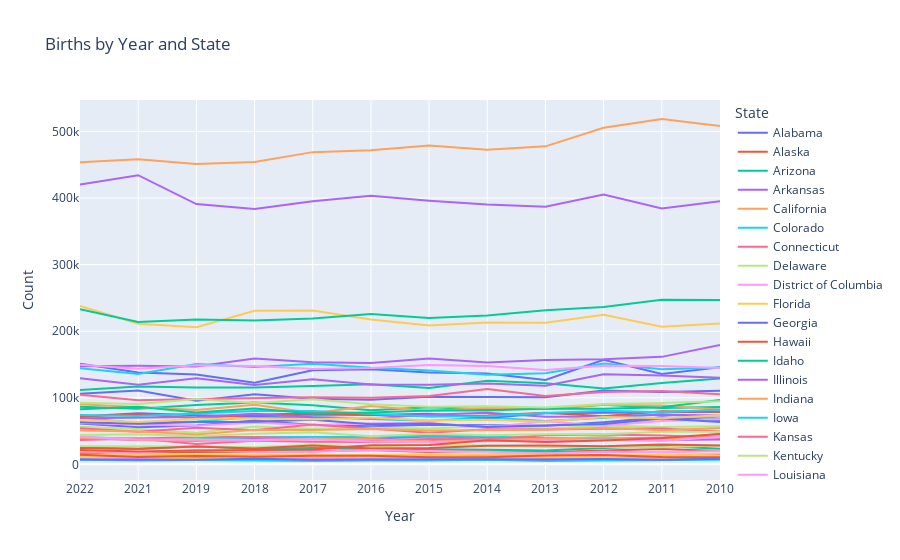

This figure's notebook cell:
### Code cell
fig = px.line(df, x='Year', y='Count', color='State', title='Births by Year and State')
fig.show()

### Figure 1 — Plotly figure (JSON) as saved in the notebook; plotly's stock layout.template omitted (floating-point values rounded to 4 significant figures)
{"data": [{"hovertemplate": "State=Alabama<br>Year=%{x}<br>Count=%{y}<extra></extra>", "legendgroup": "Alabama", "line": {"color": "#636efa", "dash": "solid"}, "marker": {"symbol": "circle"}, "mode": "lines", "name": "Alabama", "orientation": "v", "showlegend": true, "type": "scatter", "x": ["2022", "2021", "2019", "2018", "2017", "2016", "2015", "2014", "2013", "2012", "2011", "2010"], "xaxis": "x", "y": [61506, 55593, 58542, 66070, 59028, 57191, 59374, 58890, 58053, 63447, 70601, 66243], "yaxis": "y"}, {"hovertemplate": "State=Alaska<br>Year=%{x}<br>Count=%{y}<extra></extra>", "legendgroup": "Alaska", "line": {"color": "#EF553B", "dash": "solid"}, "marker": {"symbol": "circle"}, "mode": "lines", "name": "Alaska", "orientation": "v", "showlegend": true, "type": "scatter", "x": ["2022", "2021", "2019", "2018", "2017", "2016", "2015", "2014", "2013", "2012", "2011", "2010"], "xaxis": "x", "y": [10125, 8677, 10502, 10747, 9961, 9728, 11144, 11703, 10411, 10721, 12883, 12494], "yaxis": "y"}, {"hovertemplate": "State=Arizona<br>Year=%{x}<br>Count=%{y}<extra></extra>", "legendgroup": "Arizona", "line": {"color": "#00cc96", "dash": "solid"}, "marker": {"symbol": "circle"}, "mode": "lines", "name": "Arizona", "orientation": "v", "showlegend": true, "type": "scatter", "x": ["2022", "2021", "2019", "2018", "2017", "2016", "2015", "2014", "2013", "2012", "2011", "2010"], "xaxis": "x", "y": [86548, 83599, 89019, 92780, 88721, 81297, 85798, 82774, 83011, 89672, 84696, 86210], "yaxis": "y"}, {"hovertemplate": "State=Arkansas<br>Year=%{x}<br>Count=%{y}<extra></extra>", "legendgroup": "Arkansas", "line": {"color": "#ab63fa", "dash": "solid"}, "marker": {"symbol": "circle"}, "mode": "lines", "name": "Arkansas", "orientation": "v", "showlegend": true, "type": "scatter", "x": ["2022", "2021", "2019", "2018", "2017", "2016", "2015", "2014", "2013", "2012", "2011", "2010"], "xaxis": "x", "y": [39688, 36729, 35370, 39677, 41016, 38583, 41817, 40479, 39228, 39421, 36586, 37344], "yaxis": "y"}, {"hovertemplate": "State=California<br>Year=%{x}<br>Count=%{y}<extra></extra>", "legendgroup": "California", "line": {"color": "#FFA15A", "dash": "solid"}, "marker": {"symbol": "circle"}, "mode": "lines", "name": "California", "orientation": "v", "showlegend": true, "type": "scatter", "x": ["2022", "2021", "2019", "2018", "2017", "2016", "2015", "2014", "2013", "2012", "2011", "2010"], "xaxis": "x", "y": [453850, 458334, 450971, 454027, 468957, 471829, 478813, 472565, 477649, 505431, 518722, 508113], "yaxis": "y"}, {"hovertemplate": "State=Colorado<br>Year=%{x}<br>Count=%{y}<extra></extra>", "legendgroup": "Colorado", "line": {"color": "#19d3f3", "dash": "solid"}, "marker": {"symbol": "circle"}, "mode": "lines", "name": "Colorado", "orientation": "v", "showlegend": true, "type": "scatter", "x": ["2022", "2021", "2019", "2018", "2017", "2016", "2015", "2014", "2013", "2012", "2011", "2010"], "xaxis": "x", "y": [70204, 62000, 64252, 71267, 70949, 68259, 65555, 70525, 64982, 69995, 75261, 68838], "yaxis": "y"}, {"hovertemplate": "State=Connecticut<br>Year=%{x}<br>Count=%{y}<extra></extra>", "legendgroup": "Connecticut", "line": {"color": "#FF6692", "dash": "solid"}, "marker": {"symbol": "circle"}, "mode": "lines", "name": "Connecticut", "orientation": "v", "showlegend": true, "type": "scatter", "x": ["2022", "2021", "2019", "2018", "2017", "2016", "2015", "2014", "2013", "2012", "2011", "2010"], "xaxis": "x", "y": [37999, 38771, 30781, 35625, 33995, 33725, 34705, 42104, 35904, 38839, 39770, 42002], "yaxis": "y"}, {"hovertemplate": "State=Delaware<br>Year=%{x}<br>Count=%{y}<extra></extra>", "legendgroup": "Delaware", "line": {"color": "#B6E880", "dash": "solid"}, "marker": {"symbol": "circle"}, "mode": "lines", "name": "Delaware", "orientation": "v", "showlegend": true, "type": "scatter", "x": ["2022", "2021", "2019", "2018", "2017", "2016", "2015", "2014", "2013", "2012", "2011", "2010"], "xaxis": "x", "y": [12915, 11651, 8580, 10138, 9580, 9823, 9736, 10944, 12589, 12961, 10066, 9902], "yaxis": "y"}, {"hovertemplate": "State=District of Columbia<br>Year=%{x}<br>Count=%{y}<extra></extra>", "legendgroup": "District of Columbia", "line": {"color": "#FF97FF", "dash": "solid"}, "marker": {"symbol": "circle"}, "mode": "lines", "name": "District of Columbia", "orientation": "v", "showlegend": true, "type": "scatter", "x": ["2022", "2021", "2019", "2018", "2017", "2016", "2015", "2014", "2013", "2012", "2011", "2010"], "xaxis": "x", "y": [8309, 7874, 8375, 8651, 9007, 9372, 8575, 9901, 9700, 7632, 7070, 9098], "yaxis": "y"}, {"hovertemplate": "State=Florida<br>Year=%{x}<br>Count=%{y}<extra></extra>", "legendgroup": "Florida", "line": {"color": "#FECB52", "dash": "solid"}, "marker": {"symbol": "circle"}, "mode": "lines", "name": "Florida", "orientation": "v", "showlegend": true, "type": "scatter", "x": ["2022", "2021", "2019", "2018", "2017", "2016", "2015", "2014", "2013", "2012", "2011", "2010"], "xaxis": "x", "y": [237974, 211115, 205856, 230832, 231116, 217513, 208713, 213196, 212782, 224836, 206786, 211737], "yaxis": "y"}, {"hovertemplate": "State=Georgia<br>Year=%{x}<br>Count=%{y}<extra></extra>", "legendgroup": "Georgia", "line": {"color": "#636efa", "dash": "solid"}, "marker": {"symbol": "circle"}, "mode": "lines", "name": "Georgia", "orientation": "v", "showlegend": true, "type": "scatter", "x": ["2022", "2021", "2019", "2018", "2017", "2016", "2015", "2014", "2013", "2012", "2011", "2010"], "xaxis": "x", "y": [151128, 138093, 134809, 122525, 141334, 142813, 137866, 136418, 126637, 157038, 135886, 145715], "yaxis": "y"}, {"hovertemplate": "State=Hawaii<br>Year=%{x}<br>Count=%{y}<extra></extra>", "legendgroup": "Hawaii", "line": {"color": "#EF553B", "dash": "solid"}, "marker": {"symbol": "circle"}, "mode": "lines", "name": "Hawaii", "orientation": "v", "showlegend": true, "type": "scatter", "x": ["2022", "2021", "2019", "2018", "2017", "2016", "2015", "2014", "2013", "2012", "2011", "2010"], "xaxis": "x", "y": [15928, 18482, 18431, 18527, 19672, 21614, 18465, 20432, 18332, 20898, 22942, 19939], "yaxis": "y"}, {"hovertemplate": "State=Idaho<br>Year=%{x}<br>Count=%{y}<extra></extra>", "legendgroup": "Idaho", "line": {"color": "#00cc96", "dash": "solid"}, "marker": {"symbol": "circle"}, "mode": "lines", "name": "Idaho", "orientation": "v", "showlegend": true, "type": "scatter", "x": ["2022", "2021", "2019", "2018", "2017", "2016", "2015", "2014", "2013", "2012", "2011", "2010"], "xaxis": "x", "y": [25329, 23087, 27171, 23502, 24723, 23210, 22597, 21912, 21018, 24546, 27418, 23489], "yaxis": "y"}, {"hovertemplate": "State=Illinois<br>Year=%{x}<br>Count=%{y}<extra></extra>", "legendgroup": "Illinois", "line": {"color": "#ab63fa", "dash": "solid"}, "marker": {"symbol": "circle"}, "mode": "lines", "name": "Illinois", "orientation": "v", "showlegend": true, "type": "scatter", "x": ["2022", "2021", "2019", "2018", "2017", "2016", "2015", "2014", "2013", "2012", "2011", "2010"], "xaxis": "x", "y": [147198, 147999, 147037, 158848, 153400, 152395, 159167, 152835, 156818, 158016, 161456, 179328], "yaxis": "y"}, {"hovertemplate": "State=Indiana<br>Year=%{x}<br>Count=%{y}<extra></extra>", "legendgroup": "Indiana", "line": {"color": "#FFA15A", "dash": "solid"}, "marker": {"symbol": "circle"}, "mode": "lines", "name": "Indiana", "orientation": "v", "showlegend": true, "type": "scatter", "x": ["2022", "2021", "2019", "2018", "2017", "2016", "2015", "2014", "2013", "2012", "2011", "2010"], "xaxis": "x", "y": [90329, 86099, 81658, 89630, 77269, 87507, 80320, 85078, 83444, 89436, 88441, 82273], "yaxis": "y"}, {"hovertemplate": "State=Iowa<br>Year=%{x}<br>Count=%{y}<extra></extra>", "legendgroup": "Iowa", "line": {"color": "#19d3f3", "dash": "solid"}, "marker": {"symbol": "circle"}, "mode": "lines", "name": "Iowa", "orientation": "v", "showlegend": true, "type": "scatter", "x": ["2022", "2021", "2019", "2018", "2017", "2016", "2015", "2014", "2013", "2012", "2011", "2010"], "xaxis": "x", "y": [41204, 38050, 37815, 40916, 41142, 41605, 43263, 42728, 37894, 40484, 37621, 41387], "yaxis": "y"}, {"hovertemplate": "State=Kansas<br>Year=%{x}<br>Count=%{y}<extra></extra>", "legendgroup": "Kansas", "line": {"color": "#FF6692", "dash": "solid"}, "marker": {"symbol": "circle"}, "mode": "lines", "name": "Kansas", "orientation": "v", "showlegend": true, "type": "scatter", "x": ["2022", "2021", "2019", "2018", "2017", "2016", "2015", "2014", "2013", "2012", "2011", "2010"], "xaxis": "x", "y": [36787, 39053, 41058, 41218, 38940, 35762, 38186, 37641, 43604, 44946, 43443, 40095], "yaxis": "y"}, {"hovertemplate": "State=Kentucky<br>Year=%{x}<br>Count=%{y}<extra></extra>", "legendgroup": "Kentucky", "line": {"color": "#B6E880", "dash": "solid"}, "marker": {"symbol": "circle"}, "mode": "lines", "name": "Kentucky", "orientation": "v", "showlegend": true, "type": "scatter", "x": ["2022", "2021", "2019", "2018", "2017", "2016", "2015", "2014", "2013", "2012", "2011", "2010"], "xaxis": "x", "y": [56396, 53246, 47407, 56995, 53444, 54853, 53925, 57714, 53643, 58231, 56213, 57337], "yaxis": "y"}, {"hovertemplate": "State=Louisiana<br>Year=%{x}<br>Count=%{y}<extra></extra>", "legendgroup": "Louisiana", "line": {"color": "#FF97FF", "dash": "solid"}, "marker": {"symbol": "circle"}, "mode": "lines", "name": "Louisiana", "orientation": "v", "showlegend": true, "type": "scatter", "x": ["2022", "2021", "2019", "2018", "2017", "2016", "2015", "2014", "2013", "2012", "2011", "2010"], "xaxis": "x", "y": [61980, 59760, 57992, 62709, 58623, 61893, 62415, 55388, 64822, 57981, 65280, 67832], "yaxis": "y"}, {"hovertemplate": "State=Maine<br>Year=%{x}<br>Count=%{y}<extra></extra>", "legendgroup": "Maine", "line": {"color": "#FECB52", "dash": "solid"}, "marker": {"symbol": "circle"}, "mode": "lines", "name": "Maine", "orientation": "v", "showlegend": true, "type": "scatter", "x": ["2022", "2021", "2019", "2018", "2017", "2016", "2015", "2014", "2013", "2012", "2011", "2010"], "xaxis": "x", "y": [16407, 15853, 14130, 14372, 14945, 12952, 11600, 13951, 13667, 13845, 13843, 14244], "yaxis": "y"}, {"hovertemplate": "State=Maryland<br>Year=%{x}<br>Count=%{y}<extra></extra>", "legendgroup": "Maryland", "line": {"color": "#636efa", "dash": "solid"}, "marker": {"symbol": "circle"}, "mode": "lines", "name": "Maryland", "orientation": "v", "showlegend": true, "type": "scatter", "x": ["2022", "2021", "2019", "2018", "2017", "2016", "2015", "2014", "2013", "2012", "2011", "2010"], "xaxis": "x", "y": [71827, 76893, 73824, 72172, 74868, 74020, 76129, 69510, 76852, 77612, 78351, 79000], "yaxis": "y"}, {"hovertemplate": "State=Massachusetts<br>Year=%{x}<br>Count=%{y}<extra></extra>", "legendgroup": "Massachusetts", "line": {"color": "#EF553B", "dash": "solid"}, "marker": {"symbol": "circle"}, "mode": "lines", "name": "Massachusetts", "orientation": "v", "showlegend": true, "type": "scatter", "x": ["2022", "2021", "2019", "2018", "2017", "2016", "2015", "2014", "2013", "2012", "2011", "2010"], "xaxis": "x", "y": [71722, 75136, 69139, 74345, 76690, 73911, 72160, 73444, 77689, 72166, 79641, 79068], "yaxis": "y"}, {"hovertemplate": "State=Michigan<br>Year=%{x}<br>Count=%{y}<extra></extra>", "legendgroup": "Michigan", "line": {"color": "#00cc96", "dash": "solid"}, "marker": {"symbol": "circle"}, "mode": "lines", "name": "Michigan", "orientation": "v", "showlegend": true, "type": "scatter", "x": ["2022", "2021", "2019", "2018", "2017", "2016", "2015", "2014", "2013", "2012", "2011", "2010"], "xaxis": "x", "y": [111639, 117076, 115459, 115629, 117528, 120163, 114616, 125528, 121880, 114104, 122324, 128835], "yaxis": "y"}, {"hovertemplate": "State=Minnesota<br>Year=%{x}<br>Count=%{y}<extra></extra>", "legendgroup": "Minnesota", "line": {"color": "#ab63fa", "dash": "solid"}, "marker": {"symbol": "circle"}, "mode": "lines", "name": "Minnesota", "orientation": "v", "showlegend": true, "type": "scatter", "x": ["2022", "2021", "2019", "2018", "2017", "2016", "2015", "2014", "2013", "2012", "2011", "2010"], "xaxis": "x", "y": [69168, 70191, 71159, 76157, 70957, 69156, 74614, 77561, 71629, 71893, 74548, 73251], "yaxis": "y"}, {"hovertemplate": "State=Mississippi<br>Year=%{x}<br>Count=%{y}<extra></extra>", "legendgroup": "Mississippi", "line": {"color": "#FFA15A", "dash": "solid"}, "marker": {"symbol": "circle"}, "mode": "lines", "name": "Mississippi", "orientation": "v", "showlegend": true, "type": "scatter", "x": ["2022", "2021", "2019", "2018", "2017", "2016", "2015", "2014", "2013", "2012", "2011", "2010"], "xaxis": "x", "y": [40116, 36472, 35965, 35639, 38333, 37566, 34417, 36377, 38631, 40594, 36711, 45919], "yaxis": "y"}, {"hovertemplate": "State=Missouri<br>Year=%{x}<br>Count=%{y}<extra></extra>", "legendgroup": "Missouri", "line": {"color": "#19d3f3", "dash": "solid"}, "marker": {"symbol": "circle"}, "mode": "lines", "name": "Missouri", "orientation": "v", "showlegend": true, "type": "scatter", "x": ["2022", "2021", "2019", "2018", "2017", "2016", "2015", "2014", "2013", "2012", "2011", "2010"], "xaxis": "x", "y": [74145, 72654, 76428, 80307, 80273, 75581, 72010, 72192, 77139, 80558, 78269, 82335], "yaxis": "y"}, {"hovertemplate": "State=Montana<br>Year=%{x}<br>Count=%{y}<extra></extra>", "legendgroup": "Montana", "line": {"color": "#FF6692", "dash": "solid"}, "marker": {"symbol": "circle"}, "mode": "lines", "name": "Montana", "orientation": "v", "showlegend": true, "type": "scatter", "x": ["2022", "2021", "2019", "2018", "2017", "2016", "2015", "2014", "2013", "2012", "2011", "2010"], "xaxis": "x", "y": [16895, 12284, 12267, 11388, 13055, 10625, 12432, 11493, 12242, 11359, 12558, 14037], "yaxis": "y"}, {"hovertemplate": "State=Nebraska<br>Year=%{x}<br>Count=%{y}<extra></extra>", "legendgroup": "Nebraska", "line": {"color": "#B6E880", "dash": "solid"}, "marker": {"symbol": "circle"}, "mode": "lines", "name": "Nebraska", "orientation": "v", "showlegend": true, "type": "scatter", "x": ["2022", "2021", "2019", "2018", "2017", "2016", "2015", "2014", "2013", "2012", "2011", "2010"], "xaxis": "x", "y": [27111, 27391, 26897, 25692, 29620, 26962, 29431, 28196, 26077, 26172, 25777, 28509], "yaxis": "y"}, {"hovertemplate": "State=Nevada<br>Year=%{x}<br>Count=%{y}<extra></extra>", "legendgroup": "Nevada", "line": {"color": "#FF97FF", "dash": "solid"}, "marker": {"symbol": "circle"}, "mode": "lines", "name": "Nevada", "orientation": "v", "showlegend": true, "type": "scatter", "x": ["2022", "2021", "2019", "2018", "2017", "2016", "2015", "2014", "2013", "2012", "2011", "2010"], "xaxis": "x", "y": [41310, 37252, 37443, 36733, 37802, 34172, 33774, 34794, 35476, 37096, 35270, 41465], "yaxis": "y"}, {"hovertemplate": "State=New Hampshire<br>Year=%{x}<br>Count=%{y}<extra></extra>", "legendgroup": "New Hampshire", "line": {"color": "#FECB52", "dash": "solid"}, "marker": {"symbol": "circle"}, "mode": "lines", "name": "New Hampshire", "orientation": "v", "showlegend": true, "type": "scatter", "x": ["2022", "2021", "2019", "2018", "2017", "2016", "2015", "2014", "2013", "2012", "2011", "2010"], "xaxis": "x", "y": [14072, 13913, 11966, 13925, 13862, 14643, 15223, 15202, 15795, 12822, 14182, 16194], "yaxis": "y"}, {"hovertemplate": "State=New Jersey<br>Year=%{x}<br>Count=%{y}<extra></extra>", "legendgroup": "New Jersey", "line": {"color": "#636efa", "dash": "solid"}, "marker": {"symbol": "circle"}, "mode": "lines", "name": "New Jersey", "orientation": "v", "showlegend": true, "type": "scatter", "x": ["2022", "2021", "2019", "2018", "2017", "2016", "2015", "2014", "2013", "2012", "2011", "2010"], "xaxis": "x", "y": [105942, 110927, 95678, 105146, 98578, 96916, 101634, 101295, 100877, 110951, 108843, 110473], "yaxis": "y"}, {"hovertemplate": "State=New Mexico<br>Year=%{x}<br>Count=%{y}<extra></extra>", "legendgroup": "New Mexico", "line": {"color": "#EF553B", "dash": "solid"}, "marker": {"symbol": "circle"}, "mode": "lines", "name": "New Mexico", "orientation": "v", "showlegend": true, "type": "scatter", "x": ["2022", "2021", "2019", "2018", "2017", "2016", "2015", "2014", "2013", "2012", "2011", "2010"], "xaxis": "x", "y": [24681, 23596, 26945, 23984, 28338, 23853, 24412, 27963, 28496, 27244, 29765, 28502], "yaxis": "y"}, {"hovertemplate": "State=New York<br>Year=%{x}<br>Count=%{y}<extra></extra>", "legendgroup": "New York", "line": {"color": "#00cc96", "dash": "solid"}, "marker": {"symbol": "circle"}, "mode": "lines", "name": "New York", "orientation": "v", "showlegend": true, "type": "scatter", "x": ["2022", "2021", "2019", "2018", "2017", "2016", "2015", "2014", "2013", "2012", "2011", "2010"], "xaxis": "x", "y": [232961, 213704, 217713, 216046, 219214, 225830, 219972, 223568, 231584, 236344, 247202, 247003], "yaxis": "y"}, {"hovertemplate": "State=North Carolina<br>Year=%{x}<br>Count=%{y}<extra></extra>", "legendgroup": "North Carolina", "line": {"color": "#ab63fa", "dash": "solid"}, "marker": {"symbol": "circle"}, "mode": "lines", "name": "North Carolina", "orientation": "v", "showlegend": true, "type": "scatter", "x": ["2022", "2021", "2019", "2018", "2017", "2016", "2015", "2014", "2013", "2012", "2011", "2010"], "xaxis": "x", "y": [129267, 119762, 129358, 119280, 127760, 120067, 119725, 121511, 118248, 135270, 133512, 130058], "yaxis": "y"}, {"hovertemplate": "State=North Dakota<br>Year=%{x}<br>Count=%{y}<extra></extra>", "legendgroup": "North Dakota", "line": {"color": "#FFA15A", "dash": "solid"}, "marker": {"symbol": "circle"}, "mode": "lines", "name": "North Dakota", "orientation": "v", "showlegend": true, "type": "scatter", "x": ["2022", "2021", "2019", "2018", "2017", "2016", "2015", "2014", "2013", "2012", "2011", "2010"], "xaxis": "x", "y": [10748, 11610, 13098, 11264, 10777, 11633, 12118, 11641, 10066, 11465, 10400, 8895], "yaxis": "y"}, {"hovertemplate": "State=Ohio<br>Year=%{x}<br>Count=%{y}<extra></extra>", "legendgroup": "Ohio", "line": {"color": "#19d3f3", "dash": "solid"}, "marker": {"symbol": "circle"}, "mode": "lines", "name": "Ohio", "orientation": "v", "showlegend": true, "type": "scatter", "x": ["2022", "2021", "2019", "2018", "2017", "2016", "2015", "2014", "2013", "2012", "2011", "2010"], "xaxis": "x", "y": [144549, 135627, 150899, 146391, 151068, 145033, 141168, 134564, 136831, 151327, 142781, 145431], "yaxis": "y"}, {"hovertemplate": "State=Oklahoma<br>Year=%{x}<br>Count=%{y}<extra></extra>", "legendgroup": "Oklahoma", "line": {"color": "#FF6692", "dash": "solid"}, "marker": {"symbol": "circle"}, "mode": "lines", "name": "Oklahoma", "orientation": "v", "showlegend": true, "type": "scatter", "x": ["2022", "2021", "2019", "2018", "2017", "2016", "2015", "2014", "2013", "2012", "2011", "2010"], "xaxis": "x", "y": [54326, 49066, 55049, 51095, 59955, 53821, 47490, 52622, 52382, 53664, 53718, 49557], "yaxis": "y"}, {"hovertemplate": "State=Oregon<br>Year=%{x}<br>Count=%{y}<extra></extra>", "legendgroup": "Oregon", "line": {"color": "#B6E880", "dash": "solid"}, "marker": {"symbol": "circle"}, "mode": "lines", "name": "Oregon", "orientation": "v", "showlegend": true, "type": "scatter", "x": ["2022", "2021", "2019", "2018", "2017", "2016", "2015", "2014", "2013", "2012", "2011", "2010"], "xaxis": "x", "y": [44166, 45138, 42254, 45820, 48087, 42136, 46087, 43919, 45186, 45389, 49012, 48873], "yaxis": "y"}, {"hovertemplate": "State=Pennsylvania<br>Year=%{x}<br>Count=%{y}<extra></extra>", "legendgroup": "Pennsylvania", "line": {"color": "#FF97FF", "dash": "solid"}, "marker": {"symbol": "circle"}, "mode": "lines", "name": "Pennsylvania", "orientation": "v", "showlegend": true, "type": "scatter", "x": ["2022", "2021", "2019", "2018", "2017", "2016", "2015", "2014", "2013", "2012", "2011", "2010"], "xaxis": "x", "y": [149542, 143491, 148956, 147829, 143272, 144768, 149372, 147759, 141870, 148217, 147720, 144791], "yaxis": "y"}, {"hovertemplate": "State=Rhode Island<br>Year=%{x}<br>Count=%{y}<extra></extra>", "legendgroup": "Rhode Island", "line": {"color": "#FECB52", "dash": "solid"}, "marker": {"symbol": "circle"}, "mode": "lines", "name": "Rhode Island", "orientation": "v", "showlegend": true, "type": "scatter", "x": ["2022", "2021", "2019", "2018", "2017", "2016", "2015", "2014", "2013", "2012", "2011", "2010"], "xaxis": "x", "y": [11327, 11618, 7968, 10910, 11713, 11348, 13820, 10238, 11650, 11002, 13199, 12732], "yaxis": "y"}, {"hovertemplate": "State=South Carolina<br>Year=%{x}<br>Count=%{y}<extra></extra>", "legendgroup": "South Carolina", "line": {"color": "#636efa", "dash": "solid"}, "marker": {"symbol": "circle"}, "mode": "lines", "name": "South Carolina", "orientation": "v", "showlegend": true, "type": "scatter", "x": ["2022", "2021", "2019", "2018", "2017", "2016", "2015", "2014", "2013", "2012", "2011", "2010"], "xaxis": "x", "y": [63426, 60830, 63576, 63951, 66875, 60080, 61316, 56055, 58531, 60734, 68937, 63648], "yaxis": "y"}, {"hovertemplate": "State=South Dakota<br>Year=%{x}<br>Count=%{y}<extra></extra>", "legendgroup": "South Dakota", "line": {"color": "#EF553B", "dash": "solid"}, "marker": {"symbol": "circle"}, "mode": "lines", "name": "South Dakota", "orientation": "v", "showlegend": true, "type": "scatter", "x": ["2022", "2021", "2019", "2018", "2017", "2016", "2015", "2014", "2013", "2012", "2011", "2010"], "xaxis": "x", "y": [14399, 11179, 12568, 11346, 12915, 13050, 10875, 10739, 13341, 14187, 11258, 10804], "yaxis": "y"}, {"hovertemplate": "State=Tennessee<br>Year=%{x}<br>Count=%{y}<extra></extra>", "legendgroup": "Tennessee", "line": {"color": "#00cc96", "dash": "solid"}, "marker": {"symbol": "circle"}, "mode": "lines", "name": "Tennessee", "orientation": "v", "showlegend": true, "type": "scatter", "x": ["2022", "2021", "2019", "2018", "2017", "2016", "2015", "2014", "2013", "2012", "2011", "2010"], "xaxis": "x", "y": [82884, 86681, 78042, 83897, 76574, 78019, 80773, 80857, 83742, 83431, 85632, 96604], "yaxis": "y"}, {"hovertemplate": "State=Texas<br>Year=%{x}<br>Count=%{y}<extra></extra>", "legendgroup": "Texas", "line": {"color": "#ab63fa", "dash": "solid"}, "marker": {"symbol": "circle"}, "mode": "lines", "name": "Texas", "orientation": "v", "showlegend": true, "type": "scatter", "x": ["2022", "2021", "2019", "2018", "2017", "2016", "2015", "2014", "2013", "2012", "2011", "2010"], "xaxis": "x", "y": [420463, 434357, 390925, 383580, 395121, 403366, 395878, 390196, 387079, 405286, 384330, 395185], "yaxis": "y"}, {"hovertemplate": "State=Utah<br>Year=%{x}<br>Count=%{y}<extra></extra>", "legendgroup": "Utah", "line": {"color": "#FFA15A", "dash": "solid"}, "marker": {"symbol": "circle"}, "mode": "lines", "name": "Utah", "orientation": "v", "showlegend": true, "type": "scatter", "x": ["2022", "2021", "2019", "2018", "2017", "2016", "2015", "2014", "2013", "2012", "2011", "2010"], "xaxis": "x", "y": [50803, 49297, 45033, 52085, 51456, 52956, 51060, 51060, 52145, 54990, 51272, 54635], "yaxis": "y"}, {"hovertemplate": "State=Vermont<br>Year=%{x}<br>Count=%{y}<extra></extra>", "legendgroup": "Vermont", "line": {"color": "#19d3f3", "dash": "solid"}, "marker": {"symbol": "circle"}, "mode": "lines", "name": "Vermont", "orientation": "v", "showlegend": true, "type": "scatter", "x": ["2022", "2021", "2019", "2018", "2017", "2016", "2015", "2014", "2013", "2012", "2011", "2010"], "xaxis": "x", "y": [6908, 5749, 6553, 5767, 5096, 5712, 5651, 6765, 5068, 5996, 6255, 6885], "yaxis": "y"}, {"hovertemplate": "State=Virginia<br>Year=%{x}<br>Count=%{y}<extra></extra>", "legendgroup": "Virginia", "line": {"color": "#FF6692", "dash": "solid"}, "marker": {"symbol": "circle"}, "mode": "lines", "name": "Virginia", "orientation": "v", "showlegend": true, "type": "scatter", "x": ["2022", "2021", "2019", "2018", "2017", "2016", "2015", "2014", "2013", "2012", "2011", "2010"], "xaxis": "x", "y": [104539, 96332, 98004, 99351, 100976, 100200, 102870, 113223, 102576, 108748, 110163, 105477], "yaxis": "y"}, {"hovertemplate": "State=Washington<br>Year=%{x}<br>Count=%{y}<extra></extra>", "legendgroup": "Washington", "line": {"color": "#B6E880", "dash": "solid"}, "marker": {"symbol": "circle"}, "mode": "lines", "name": "Washington", "orientation": "v", "showlegend": true, "type": "scatter", "x": ["2022", "2021", "2019", "2018", "2017", "2016", "2015", "2014", "2013", "2012", "2011", "2010"], "xaxis": "x", "y": [92565, 90722, 98105, 92209, 97643, 90150, 86668, 87408, 85373, 90561, 92152, 94636], "yaxis": "y"}, {"hovertemplate": "State=West Virginia<br>Year=%{x}<br>Count=%{y}<extra></extra>", "legendgroup": "West Virginia", "line": {"color": "#FF97FF", "dash": "solid"}, "marker": {"symbol": "circle"}, "mode": "lines", "name": "West Virginia", "orientation": "v", "showlegend": true, "type": "scatter", "x": ["2022", "2021", "2019", "2018", "2017", "2016", "2015", "2014", "2013", "2012", "2011", "2010"], "xaxis": "x", "y": [19540, 18169, 21275, 18926, 18881, 21550, 19670, 18843, 16687, 18779, 18305, 20260], "yaxis": "y"}, {"hovertemplate": "State=Wisconsin<br>Year=%{x}<br>Count=%{y}<extra></extra>", "legendgroup": "Wisconsin", "line": {"color": "#FECB52", "dash": "solid"}, "marker": {"symbol": "circle"}, "mode": "lines", "name": "Wisconsin", "orientation": "v", "showlegend": true, "type": "scatter", "x": ["2022", "2021", "2019", "2018", "2017", "2016", "2015", "2014", "2013", "2012", "2011", "2010"], "xaxis": "x", "y": [66580, 63821, 68675, 68743, 67283, 70306, 65927, 66998, 63908, 71079, 69390, 73724], "yaxis": "y"}, {"hovertemplate": "State=Wyoming<br>Year=%{x}<br>Count=%{y}<extra></extra>", "legendgroup": "Wyoming", "line": {"color": "#636efa", "dash": "solid"}, "marker": {"symbol": "circle"}, "mode": "lines", "name": "Wyoming", "orientation": "v", "showlegend": true, "type": "scatter", "x": ["2022", "2021", "2019", "2018", "2017", "2016", "2015", "2014", "2013", "2012", "2011", "2010"], "xaxis": "x", "y": [7469, 7185, 6905, 8297, 7002, 7386, 7727, 7529, 7179, 7937, 7011, 8314], "yaxis": "y"}, {"hovertemplate": "State=Puerto Rico<br>Year=%{x}<br>Count=%{y}<extra></extra>", "legendgroup": "Puerto Rico", "line": {"color": "#EF553B", "dash": "solid"}, "marker": {"symbol": "circle"}, "mode": "lines", "name": "Puerto Rico", "orientation": "v", "showlegend": true, "type": "scatter", "x": ["2022", "2021", "2019", "2018", "2017", "2016", "2015", "2014", "2013", "2012", "2011", "2010"], "xaxis": "x", "y": [21708, 19216, 20986, 21107, 22160, 28556, 28928, 36107, 33517, 35897, 39447, 45712], "yaxis": "y"}], "layout": {"legend": {"title": {"text": "State"}, "tracegroupgap": 0}, "title": {"text": "Births by Year and State"}, "xaxis": {"anchor": "y", "domain": [0, 1], "title": {"text": "Year"}}, "yaxis": {"anchor": "x", "domain": [0, 1], "title": {"text": "Count"}}}}
